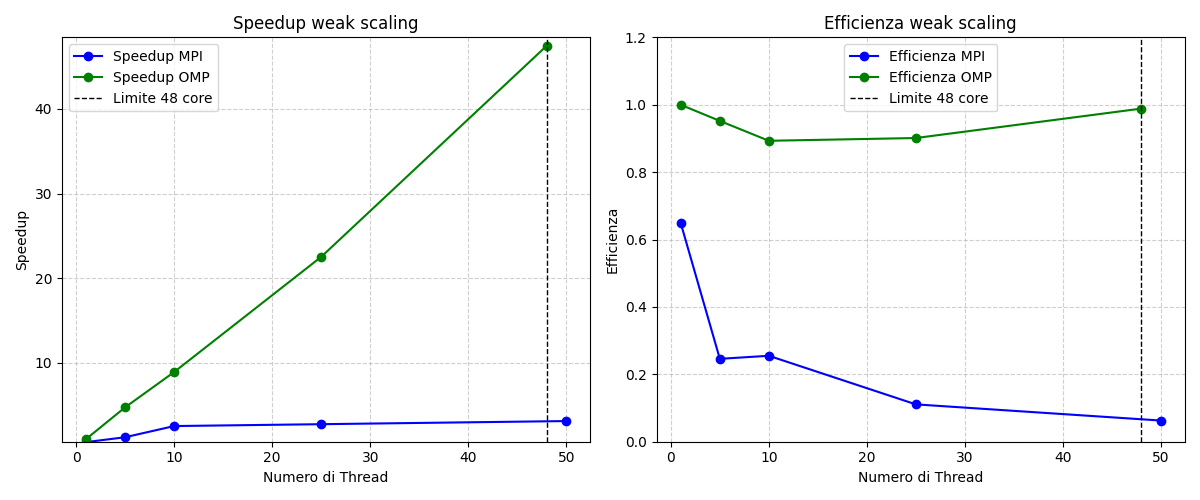

Here is the Python script that generated this plot:
import matplotlib.pyplot as plt

# Dati della versione MPI
num_threads_mpi = [1, 5, 10, 25, 50]
speedup_mpi = [0.65, 1.23, 2.55, 2.77, 3.14]
efficiency_mpi = [s/t for s, t in zip(speedup_mpi, num_threads_mpi)]

# Dati della versione OMP
num_threads_omp = [1, 5, 10, 25, 48]
speedup_omp = [1, 4.76, 8.93, 22.53, 47.45]
efficiency_omp = [s/t for s, t in zip(speedup_omp, num_threads_omp)]

# Creazione della figura con due sottografi
fig, axes = plt.subplots(1, 2, figsize=(12, 5))

# Primo grafico: Speedup
axes[0].plot(num_threads_mpi, speedup_mpi, 'bo-', markersize=6, label="Speedup MPI")
axes[0].plot(num_threads_omp, speedup_omp, 'go-', markersize=6, label="Speedup OMP")
axes[0].axvline(48, color='black', linestyle='--', linewidth=1, label="Limite 48 core")
axes[0].set_xlabel("Numero di Thread")
axes[0].set_ylabel("Speedup")
axes[0].set_title("Speedup weak scaling")
axes[0].set_ylim(0.7, max(speedup_omp) + 1) 
axes[0].grid(True, linestyle="--", alpha=0.6)
axes[0].legend()

# Secondo grafico: Efficienza
axes[1].plot(num_threads_mpi, efficiency_mpi, 'bo-', markersize=6, label="Efficienza MPI")
axes[1].plot(num_threads_omp, efficiency_omp, 'go-', markersize=6, label="Efficienza OMP")
axes[1].axvline(48, color='black', linestyle='--', linewidth=1, label="Limite 48 core")
axes[1].set_xlabel("Numero di Thread")
axes[1].set_ylabel("Efficienza")
axes[1].set_title("Efficienza weak scaling")
axes[1].set_ylim(0, 1.2)
axes[1].grid(True, linestyle="--", alpha=0.6)
axes[1].legend()

# Mostra i grafici
plt.tight_layout()
plt.show()
